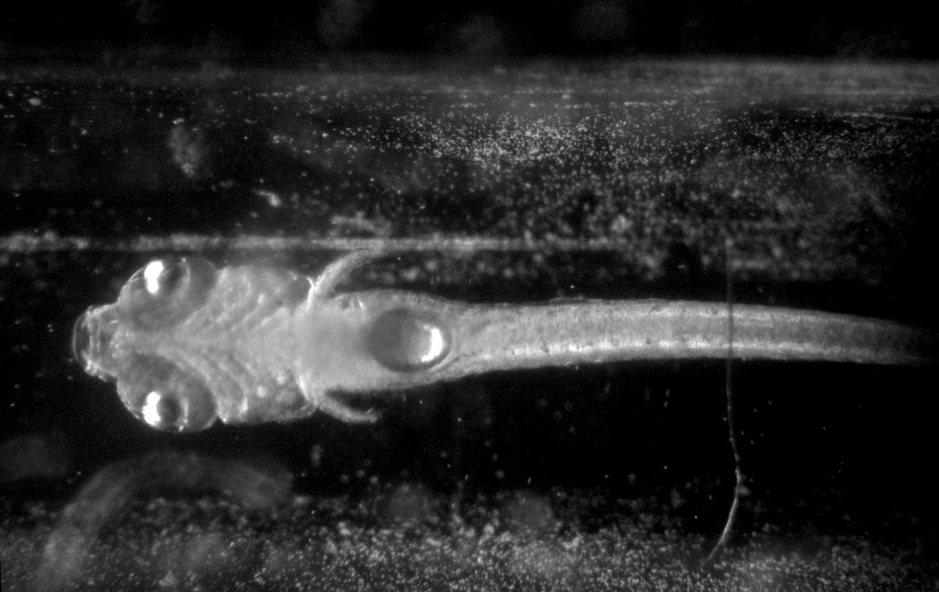
#> input picture data/frame0-00-07.60.jpg, 939 x 592 px, shrunk from 1256 x 792 before the run
$ jupyter execute --allow-errors experiment2.ipynb   (shell and % lines are left out)
#> lines starting #> are read from the running program, lines starting #| are printed output that depends on the picture; after the words box and inside, x2 and y2 are one past the last pixel; in counts of white or black regions, pixels touching at a corner belong together
# 本实验演示了视觉伺服系统传统的目标定位流程

[cell 1]
import numpy as np
import cv2 as cv
import matplotlib.pyplot as plt
import ipywidgets
from ipywidgets import interact

# 1 数据读取，将彩色图像转换为灰度图像，使用matplotlib进行显示

[cell 2]
img_origin = cv.imread("./data/frame0-00-07.60.jpg") #读取图像，存入img_origin
#> img_origin is the input picture: shape (592, 939, 3); min 0, max 255, mean 43.6
img_origin[:,:,0],img_origin[:,:,1],img_origin[:,:,2]=img_origin[:,:,2],img_origin[:,:,1],img_origin[:,:,0] #RGB通道顺序调整，方便显示
img_gray=cv.cvtColor(img_origin,cv.COLOR_BGR2GRAY) #彩色图像转换为灰度图像
plt.figure("Image",figsize=(10, 10)) # 建立画布，设置窗口大小
plt.imshow(img_origin) #显示图像

# 2 高斯滤波，模糊图像去噪声，
### 参数x调整卷积核宽度（2x+1）
### 参数y调整卷积核高度（2y+1）
### x和y方向标准差根据卷积核大小自动进行计算，也可用户自行设置
### 输入为img_gray，输出为img_blur

[cell 3]
img_blur=img_gray.copy()

def IntSlider(value, **kwargs):
    """
    Creates an ipwidgets IntSlider with continuous update
    turned off
    """
    return ipywidgets.IntSlider(value, continuous_update=False, **kwargs)

def interactive_blur(x,y):
    global img_blur, img_gray
    fig = plt.figure("Blur",figsize=(20, 20))
    if img_blur is not None: plt.close(fig)
    img_blur = cv.GaussianBlur(img_gray, (2*int(x)+1, 2*int(y)+1), 0) #使用高斯滤波处理输入img_gray，输出为img_blur

    plt.imshow(img_blur,cmap='gray')


interact(interactive_blur,
         x=IntSlider(value=50, min=0, max=50),
         y=IntSlider(value=50, min=0, max=50),
         );
#> the sliders are set to x = <module 'ipywidgets.IntSlider_, y = <module 'ipywidgets.IntSlider_
#> (the call stopped at in interactive_blur, `img_blur = cv.GaussianBlur(img_gray, (2*int(x)+1, 2*int(y)+1), 0)`: ipywidgets is not available in this run)

# 3 图像二值化操作，白色为前景，黑色为背景

## 方法1 手动设置阈值，输入为img_blur，输出为img_bin，阈值thresh由滑动条进行设置

[cell 4]
img_bin = np.zeros_like(img_blur)
def interactive_manual(thresh):
    global img_blur,img_bin
    fig = plt.figure("Binary",figsize=(20, 20))
    if img_bin is not None: plt.close(fig)
    ret, img_bin = cv.threshold(img_blur, thresh, 255, cv.THRESH_BINARY_INV)
    plt.imshow(img_bin,cmap='gray')

#> (the rest of this cell did not finish here and is left out)

#> the sliders are set to thresh = <module 'ipywidgets.IntSlider_

## 方法2 自适应阈值操作，输入为img_blur，输出为img_bin
### blocksize设置窗口大小（2* blocksize + 1），根据窗口内的像素分布计算中心像素的阈值
### thresh为减去的偏移值
#### ADAPTIVE_THRESH_MEAN_C的计算方法是计算出领域的平均值再减去参数thresh的值
#### ADAPTIVE_THRESH_GAUSSIAN_C的计算方法是计算出领域的高斯均值减去参数thresh的值

[cell 5]
img_bin = np.zeros_like(img_blur)
def interactive_adapt(blocksize,thresh):
    global img_blur,img_bin
    fig = plt.figure("Binary",figsize=(20, 20))
    if img_bin is not None: plt.close(fig)
    img_bin = cv.adaptiveThreshold(img_blur, 255, cv.ADAPTIVE_THRESH_MEAN_C, cv.THRESH_BINARY_INV, 2*int(blocksize)+1, int(thresh))
    plt.imshow(img_bin,cmap='gray')

interact(interactive_adapt,
         blocksize=IntSlider(value=10, min=0, max=50),
         thresh=IntSlider(value=20, min=0, max=100),
         );
#> the sliders are set to blocksize = <module 'ipywidgets.IntSlider_, thresh = <module 'ipywidgets.IntSlider_
#> (the call stopped at in interactive_adapt, `img_bin = cv.adaptiveThreshold(img_blur, 255, cv.ADAPTIVE_THRESH_MEAN_..`: ipywidgets is not available in this run)
#> the sliders are set to x = <module 'ipywidgets.IntSlider_, y = <module 'ipywidgets.IntSlider_
#> the sliders are set to x = <module 'ipywidgets.IntSlider_, y = <module 'ipywidgets.IntSlider_
#> the sliders are set to x_dilate = <module 'ipywidgets.IntSlider_, y_dilate = <module 'ipywidgets.IntSlider_, x_erode = <module 'ipywidgets.IntSlider_, y_erode = <module 'ipywidgets.IntSlider_
#> the sliders are set to x_erode = <module 'ipywidgets.IntSlider_, y_erode = <module 'ipywidgets.IntSlider_, x_dilate = <module 'ipywidgets.IntSlider_, y_dilate = <module 'ipywidgets.IntSlider_

# 3 形态学操作，用于去噪和处理连通域形态，输入为img_bin，输出为img_morph

## 方法1 形态学膨胀，参数x为x方向膨胀系数，参数y为y方向膨胀系数

[cell 6]
img_morph = img_bin.copy()
def interactive_morph_dilate(x,y):
    global img_morph,img_bin
    fig = plt.figure("Binary",figsize=(20, 20))
    if img_morph is not None: plt.close(fig)
    se = cv.getStructuringElement(cv.MORPH_RECT, (x, y), (-1, -1))
    img_morph = cv.morphologyEx(img_bin, cv.MORPH_DILATE, se)
    plt.imshow(img_morph,cmap='gray')

#> (the rest of this cell did not finish here and is left out)

## 方法2 形态学腐蚀，参数x为x方向腐蚀系数，参数y为y方向腐蚀系数

[cell 7]
img_morph = img_bin.copy()
def interactive_morph_erode(x,y):
    global img_morph,img_bin
    fig = plt.figure("Binary",figsize=(20, 20))
    if img_morph is not None: plt.close(fig)
    se = cv.getStructuringElement(cv.MORPH_RECT, (x, y), (-1, -1))
    img_morph = cv.morphologyEx(img_bin, cv.MORPH_ERODE, se)
    plt.imshow(img_morph,cmap='gray')

#> (the rest of this cell did not finish here and is left out)

## 方法3 形态学闭运算，先膨胀后腐蚀
## 参数x_dilate为x方向膨胀系数，参数y_dilate为y方向膨胀系数
## 参数x_dilate为x方向膨胀系数，参数y_dilate为y方向膨胀系数

[cell 8]
img_morph = img_bin.copy()
def interactive_morph_dilate_erode(x_dilate,y_dilate,x_erode,y_erode):
    global img_morph,img_bin
    fig = plt.figure("Binary",figsize=(20, 20))
    if img_morph is not None: plt.close(fig)
    se_dilate = cv.getStructuringElement(cv.MORPH_RECT, (x_dilate, y_dilate), (-1, -1))
    img_morph = cv.morphologyEx(img_bin, cv.MORPH_DILATE, se_dilate)
    se_erode = cv.getStructuringElement(cv.MORPH_RECT, (x_erode, y_erode), (-1, -1))
    img_morph = cv.morphologyEx(img_morph, cv.MORPH_ERODE, se_erode)

    plt.imshow(img_morph,cmap='gray')

#> (the rest of this cell did not finish here and is left out)

## 方法4 形态学开运算，先腐蚀后膨胀
## 参数x_dilate为x方向膨胀系数，参数y_dilate为y方向膨胀系数
## 参数x_dilate为x方向膨胀系数，参数y_dilate为y方向膨胀系数

[cell 9]
img_morph = img_bin.copy()
def interactive_morph_erode_dilate(x_erode,y_erode,x_dilate,y_dilate):
    global img_morph,img_bin
    fig = plt.figure("Binary",figsize=(20, 20))
    if img_morph is not None: plt.close(fig)
    se_erode = cv.getStructuringElement(cv.MORPH_RECT, (x_erode, y_erode), (-1, -1))
    img_morph = cv.morphologyEx(img_bin, cv.MORPH_ERODE, se_erode)
    se_dilate = cv.getStructuringElement(cv.MORPH_RECT, (x_dilate, y_dilate), (-1, -1))
    img_morph = cv.morphologyEx(img_morph, cv.MORPH_DILATE, se_dilate)

    plt.imshow(img_morph,cmap='gray')

#> (the rest of this cell did not finish here and is left out)

# 4 根据处理后的二值化图像进行目标定位，输出图像为img_show
## （此步骤已经写好，不需要用户进行操作）

[cell 10]
mask_and = np.zeros_like(img_bin)
img_findcontour=np.zeros_like(img_bin)
mask = np.zeros_like(img_bin)

height, width = img_bin.shape
#> height = 592; width = 939
cv.rectangle(mask_and, (int(width/4), int(height/4)), (int(width/4*3), int(height/4*3)), (255), -1)#矩形
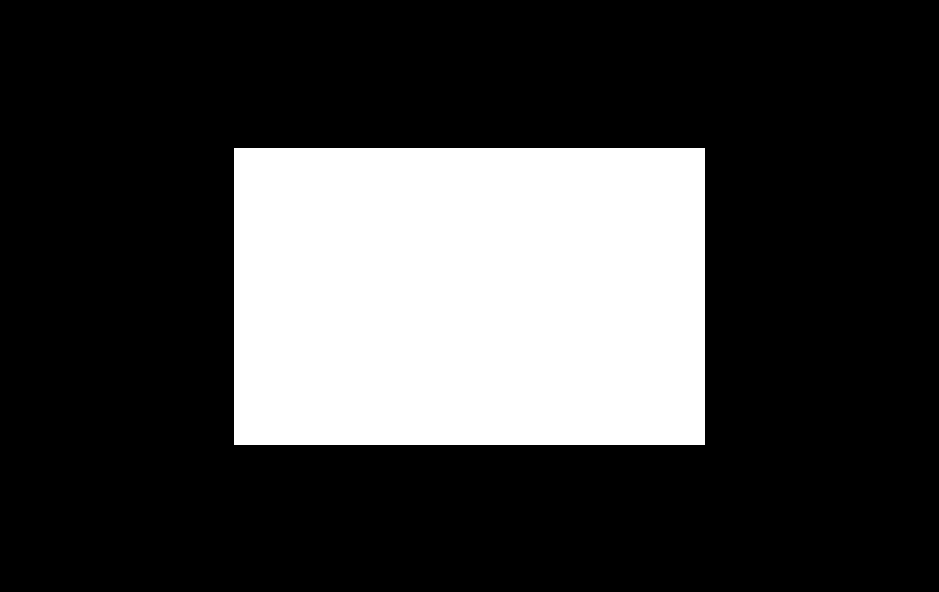
#> mask_and: shape (592, 939); 25.2% white; 1 white region, box (x1, y1, x2, y2) and area: (234, 148, 705, 445) 139887
img_findcontour=cv.bitwise_and(img_morph,mask_and)
#> img_morph: shape (592, 939); every value is 0

contours, hierarchy = cv.findContours(img_findcontour, cv.RETR_TREE, cv.CHAIN_APPROX_SIMPLE)
#> contours = []
index = 0
max_area = 0
for c in range(len(contours)):
    area = cv.contourArea(contours[c])
    if area > max_area:
        max_area = area
        index = c
#> after the loop, index = 0; max_area = 0
cv.drawContours(mask, contours, index, (255), -1)

img_show = img_origin.copy()

#> (the rest of this cell did not finish here and is left out)

# 期望输出图像

[cell 11]
img_expect = cv.imread("./data/expected.png") #读取图像，存入img_origin
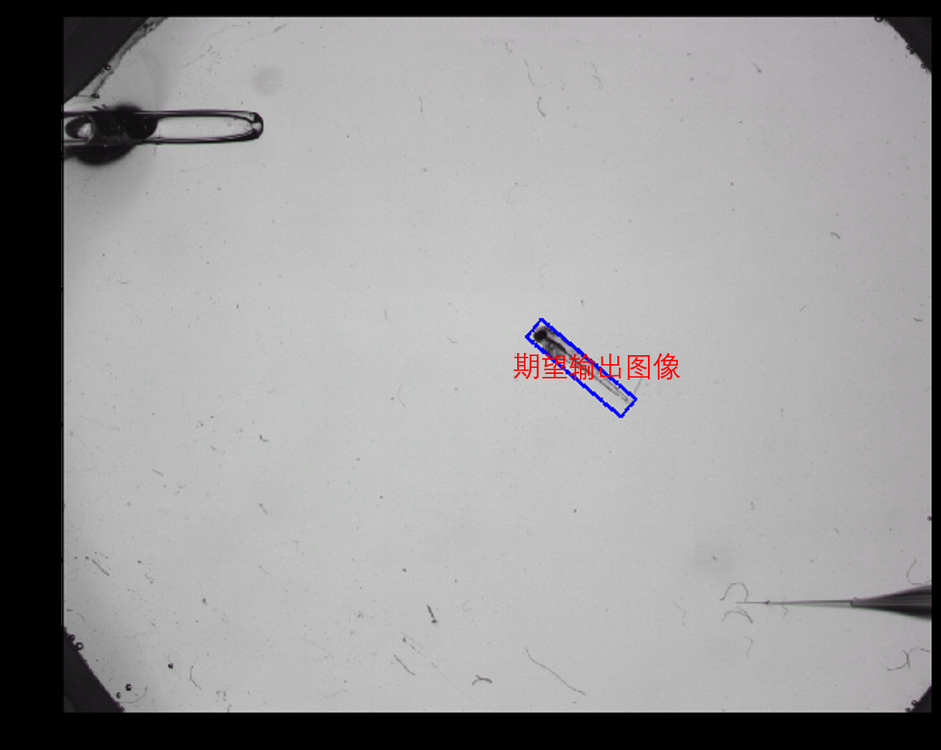
#> input picture data/expected.png, 941 x 750 px, shrunk from 1259 x 1003 before the run
#> img_expect is the input picture: shape (750, 941, 3); mean B, G, R 153.6, 153.1, 153.8
# img_expect[:,:,0],img_expect[:,:,1],img_expect[:,:,2]=img_expect[:,:,2],img_expect[:,:,1],img_expect[:,:,0] #RGB通道顺序调整，方便显示
plt.figure("Image",figsize=(10, 10)) # 建立画布，设置窗口大小
plt.imshow(img_expect) #显示图像
